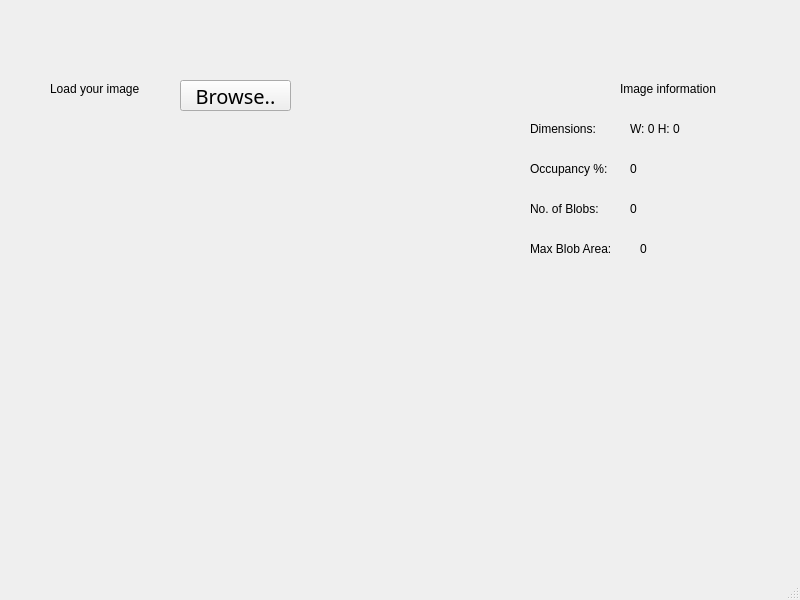
<?xml version="1.0" encoding="UTF-8"?>
<ui version="4.0">
 <class>MainWindow</class>
 <widget class="QMainWindow" name="MainWindow">
  <property name="geometry">
   <rect>
    <x>0</x>
    <y>0</y>
    <width>800</width>
    <height>600</height>
   </rect>
  </property>
  <property name="maximumSize">
   <size>
    <width>900</width>
    <height>600</height>
   </size>
  </property>
  <property name="windowTitle">
   <string>MainWindow</string>
  </property>
  <widget class="QWidget" name="centralwidget">
   <widget class="QPushButton" name="BrowserButton">
    <property name="geometry">
     <rect>
      <x>180</x>
      <y>80</y>
      <width>111</width>
      <height>31</height>
     </rect>
    </property>
    <property name="maximumSize">
     <size>
      <width>150</width>
      <height>75</height>
     </size>
    </property>
    <property name="font">
     <font>
      <family>Uroob</family>
      <pointsize>15</pointsize>
     </font>
    </property>
    <property name="text">
     <string>Browse..</string>
    </property>
   </widget>
   <widget class="QLabel" name="loadPictureLabel">
    <property name="geometry">
     <rect>
      <x>50</x>
      <y>80</y>
      <width>121</width>
      <height>17</height>
     </rect>
    </property>
    <property name="text">
     <string>Load your image</string>
    </property>
   </widget>
   <widget class="QLabel" name="pictureLabel">
    <property name="geometry">
     <rect>
      <x>50</x>
      <y>140</y>
      <width>450</width>
      <height>291</height>
     </rect>
    </property>
    <property name="maximumSize">
     <size>
      <width>450</width>
      <height>400</height>
     </size>
    </property>
    <property name="text">
     <string/>
    </property>
   </widget>
   <widget class="QLabel" name="label_3">
    <property name="geometry">
     <rect>
      <x>620</x>
      <y>80</y>
      <width>131</width>
      <height>17</height>
     </rect>
    </property>
    <property name="text">
     <string>Image information</string>
    </property>
   </widget>
   <widget class="QLabel" name="dimsLabel">
    <property name="geometry">
     <rect>
      <x>530</x>
      <y>120</y>
      <width>91</width>
      <height>17</height>
     </rect>
    </property>
    <property name="text">
     <string>Dimensions:</string>
    </property>
   </widget>
   <widget class="QLabel" name="occupancyLabel">
    <property name="geometry">
     <rect>
      <x>530</x>
      <y>160</y>
      <width>101</width>
      <height>17</height>
     </rect>
    </property>
    <property name="text">
     <string>Occupancy %:</string>
    </property>
   </widget>
   <widget class="QLabel" name="blobLabel">
    <property name="geometry">
     <rect>
      <x>530</x>
      <y>200</y>
      <width>91</width>
      <height>17</height>
     </rect>
    </property>
    <property name="text">
     <string>No. of Blobs: </string>
    </property>
   </widget>
   <widget class="QLabel" name="blobAreaLabel">
    <property name="geometry">
     <rect>
      <x>530</x>
      <y>240</y>
      <width>101</width>
      <height>17</height>
     </rect>
    </property>
    <property name="text">
     <string>Max Blob Area:</string>
    </property>
   </widget>
   <widget class="QLabel" name="dims">
    <property name="geometry">
     <rect>
      <x>630</x>
      <y>120</y>
      <width>91</width>
      <height>17</height>
     </rect>
    </property>
    <property name="text">
     <string>W: 0 H: 0</string>
    </property>
   </widget>
   <widget class="QLabel" name="occupancy">
    <property name="geometry">
     <rect>
      <x>630</x>
      <y>160</y>
      <width>91</width>
      <height>17</height>
     </rect>
    </property>
    <property name="text">
     <string>0</string>
    </property>
   </widget>
   <widget class="QLabel" name="blob">
    <property name="geometry">
     <rect>
      <x>630</x>
      <y>200</y>
      <width>16</width>
      <height>17</height>
     </rect>
    </property>
    <property name="text">
     <string>0</string>
    </property>
   </widget>
   <widget class="QLabel" name="blobArea">
    <property name="geometry">
     <rect>
      <x>640</x>
      <y>240</y>
      <width>16</width>
      <height>17</height>
     </rect>
    </property>
    <property name="text">
     <string>0</string>
    </property>
   </widget>
  </widget>
  <widget class="QMenuBar" name="menubar">
   <property name="geometry">
    <rect>
     <x>0</x>
     <y>0</y>
     <width>800</width>
     <height>22</height>
    </rect>
   </property>
  </widget>
  <widget class="QStatusBar" name="statusbar"/>
 </widget>
 <resources/>
 <connections/>
</ui>
